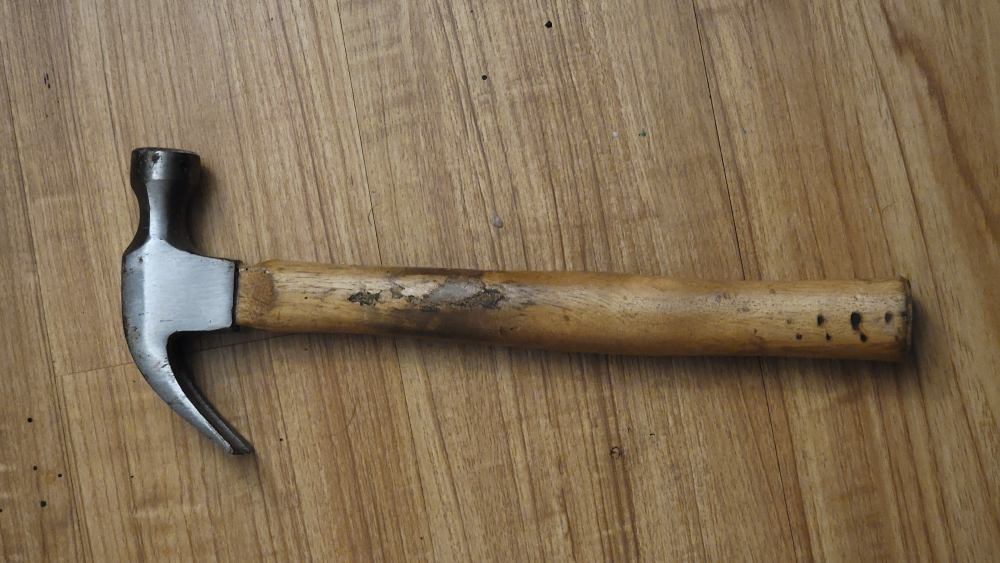
#> input picture photos/tools/hammer-side1.jpg, 4000 x 2252 px, found by its file name (shown at 1/4 size); its folder holds 4 pictures in this run
$ python tex_35.py
#> lines starting #> are read from the running program, lines starting #| are printed output that depends on the picture; after the words box and inside, x2 and y2 are one past the last pixel; in counts of white or black regions, pixels touching at a corner belong together
"""Textures for queue item 35 (photos/tools/). Run from the repo root: python3 tools/tex_35.py
  hm_handle.png  the wooden handle straight from hammer-side1 (grain, grime smudge, dark grip spots), stretched
                 around the handle (u = around, v = along); the strip is mirrored so the seam at the back matches
  hm_face.png    the striking face from hammer-face (worn steel with paint chips), as a disc
"""
import os
import numpy as np
from PIL import Image, ImageDraw, ImageFilter
OUT = "assets/textures"
def load(n):
#> called with n = 'hammer-side1'
    im = Image.open(f"photos/tools/{n}.jpg")
#> im is the input picture: PIL image 4000x2252 RGB; mean R, G, B 131.7, 111.3, 84.7
    try: o = im.getexif().get(274, 1)
#> o = 6
    except Exception: o = 1
    im = im.convert("RGB")
    return {3: im.rotate(180, expand=True), 6: im.rotate(270, expand=True), 8: im.rotate(90, expand=True)}.get(o, im)
im = load("hammer-side1"); w, h = im.size; k = w / 393          # thumbnail was ~393 wide at 700 tall
#> after `w, h = im.size`: w = 2252; h = 4000
#> after `k = w / 393`: k = 5.73
strip = im.crop((int(156 * k), int(178 * k), int(186 * k), int(632 * k))).resize((256, 1024), Image.LANCZOS)
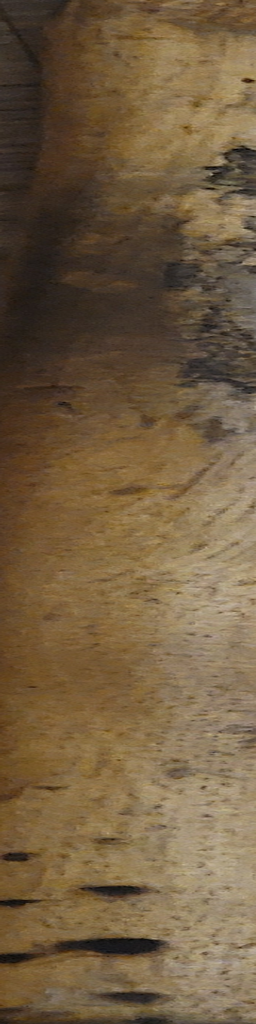
#> strip: PIL image 256x1024 RGB; mean R, G, B 114.6, 93.4, 65.4
a = np.asarray(strip).astype(np.float32)
# remove the round handle's shading across the strip (the model's own lighting supplies it)
colm = a.mean(0, keepdims=True); a = a / (colm + 1) * colm.mean((0, 1), keepdims=True) * 1.35
#> after `colm = a.mean(0, keepdims=True)`: colm = 256 rows, first 8: [78.5, 57.46, 35.9], [78.58, 57.51, 35.9], [78.76, 57.59, 35.94], [78.86, 57.72, 35.93], [79.05, 57.89, 36.04], [79.21, 57.99, 36.09], [79.25, 58.04, 36.08], [79.4, 58.28, 36.32]
a = np.concatenate([a, a[:, ::-1]], 1)                            # mirrored -> wraps cleanly around the handle
#> a: shape (1024, 512, 3) float32
Image.fromarray(np.clip(a, 0, 255).astype(np.uint8)).save(os.path.join(OUT, "hm_handle.png"), optimize=True)
im = load("hammer-face"); w, h = im.size; k = w / 393
#> call 2 of load, with n = 'hammer-face'
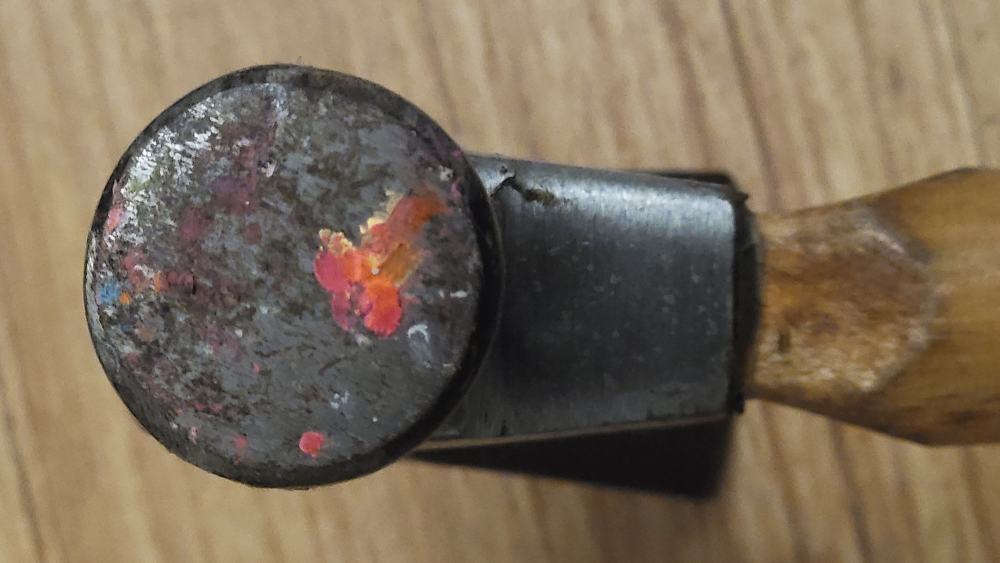
#> input picture photos/tools/hammer-face.jpg, 4000 x 2252 px, found by its file name (shown at 1/4 size)
#> in load, im is the input picture: PIL image 4000x2252 RGB; mean R, G, B 122, 106.9, 88
face = im.crop((int(55 * k), int(60 * k), int(350 * k), int(350 * k))).resize((512, 512), Image.LANCZOS)
m = Image.new("L", (512, 512), 0); ImageDraw.Draw(m).ellipse((6, 6, 506, 506), fill=255)
#> after `m = Image.new('L', (512, 512), 0)`: m: PIL image 512x512 L; every value is 0
#> after `ImageDraw.Draw(m).ellipse((6, 6, 506, 506), fill=255)`:
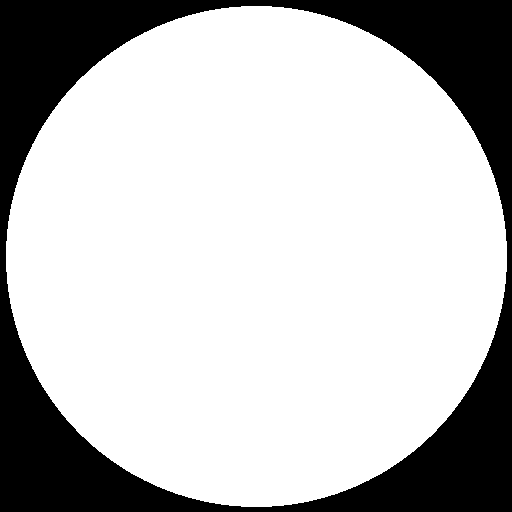
#> m: PIL image 512x512 L; 75.2% white; 1 black region, box (x1, y1, x2, y2) and area: (0, 0, 512, 512) 65099
face.putalpha(m); face.save(os.path.join(OUT, "hm_face.png"), optimize=True)
#> after `face.putalpha(m)`:
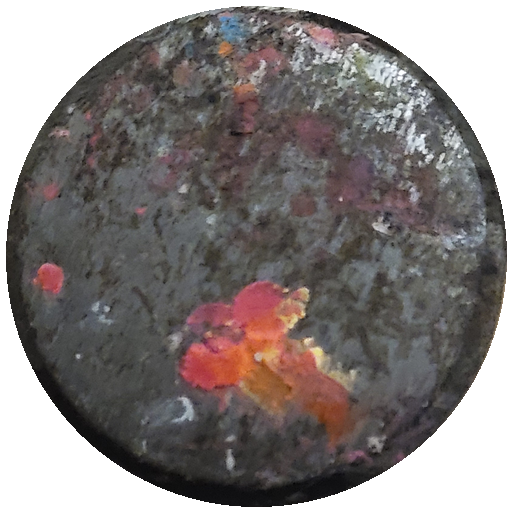
#> face: PIL image 512x512 RGBA; mean R, G, B, A 103.1, 92.9, 86.2, 191.7; transparent parts drawn white
print("wrote hm_handle, hm_face")

# ---- the head: the side photo itself, cut out along the steel's outline, plus that outline (for the model)
import json
im = load("hammer-side1"); w, h = im.size; k = w / 393
box = (int(70 * k), int(80 * k), int(295 * k), int(185 * k))
#> box = (401, 458, 1690, 1060)
crop = im.crop(box)
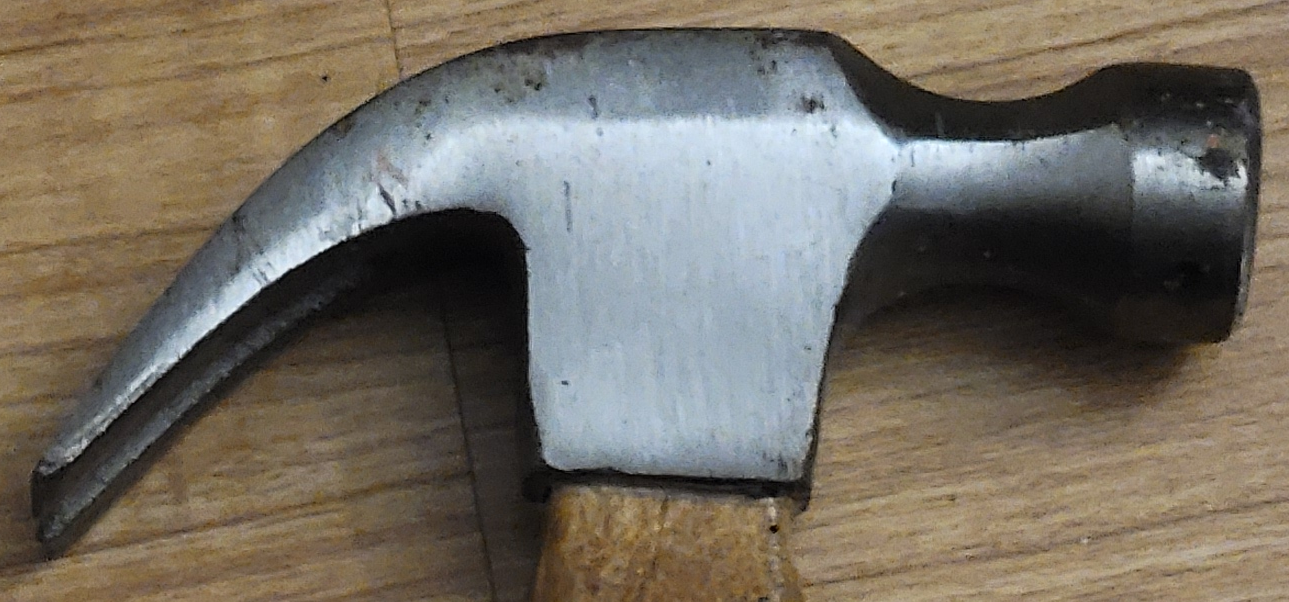
#> crop: PIL image 1289x602 RGB; mean R, G, B 115.9, 109, 98.1
A = np.asarray(crop).astype(np.float32)
H_, W_ = A.shape[:2]
#> H_ = 602; W_ = 1289
# outline traced by hand on this crop (1289 x 602): claw tip, over the top, neck, face, eye block, inside the claw
pts = [(36, 468), (90, 405), (150, 335), (220, 265), (300, 190), (380, 128), (460, 85), (540, 55), (620, 40), (720, 34), (800, 32),
       (842, 42), (868, 70), (896, 108), (930, 122), (980, 112), (1040, 86), (1100, 70), (1170, 66), (1232, 70), (1252, 92),
       (1258, 160), (1258, 250), (1252, 318), (1232, 340), (1170, 345), (1110, 332), (1040, 300), (960, 280), (905, 290), (880, 312),
       (850, 340), (822, 410), (808, 470), (800, 494), (540, 494), (530, 470), (522, 330), (515, 255), (500, 225), (470, 212),
       (420, 214), (360, 232), (290, 268), (220, 318), (150, 382), (95, 450), (52, 520), (40, 538), (32, 520)]
from PIL import ImageDraw
mk = Image.new("L", (W_, H_), 0); ImageDraw.Draw(mk).polygon(pts, fill=255)
#> after `mk = Image.new('L', (W_, H_), 0)`: mk: PIL image 1289x602 L; every value is 0
#> after `ImageDraw.Draw(mk).polygon(pts, fill=255)`:
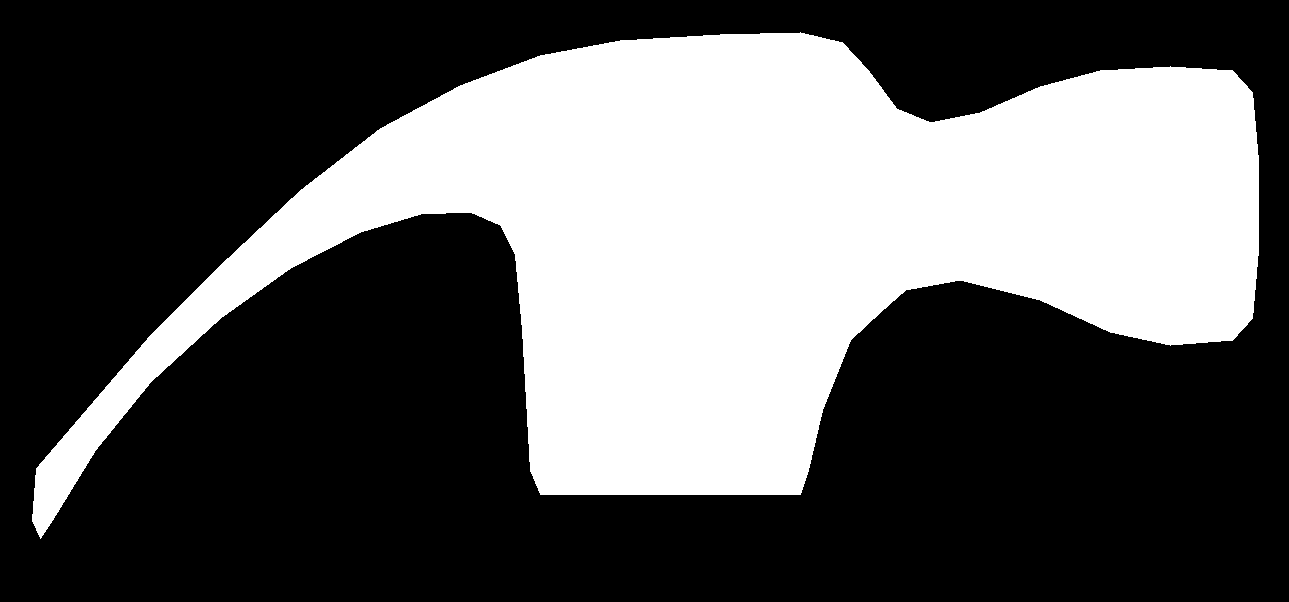
#> mk: PIL image 1289x602 L; 35.8% white; 1 white region, box (x1, y1, x2, y2) and area: (32, 32, 1259, 539) 278017
alpha = np.asarray(mk.filter(ImageFilter.GaussianBlur(1.2)))
rgba = np.dstack([A.astype(np.uint8), alpha])
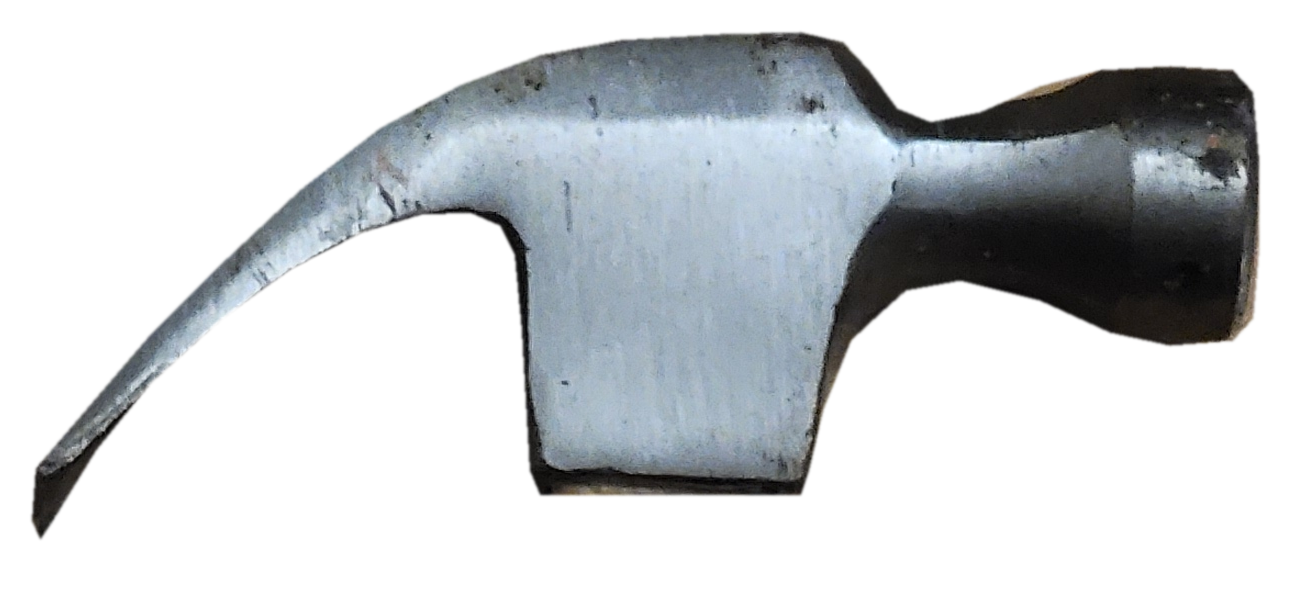
#> rgba: shape (602, 1289, 4); mean R, G, B, A 115.9, 109, 98.1, 91.4; transparent parts drawn white
Image.fromarray(rgba, "RGBA").save(os.path.join(OUT, "hm_side.png"), optimize=True)
json.dump({"w": W_, "h": H_, "pts": pts}, open(os.path.join(OUT, "hm_side.json"), "w"))
# dark edge steel colour from the face-on photo (the head's narrow sides)
print("head outline", len(pts), "points; crop", W_, H_)
#| head outline 50 points; crop 1289 602
